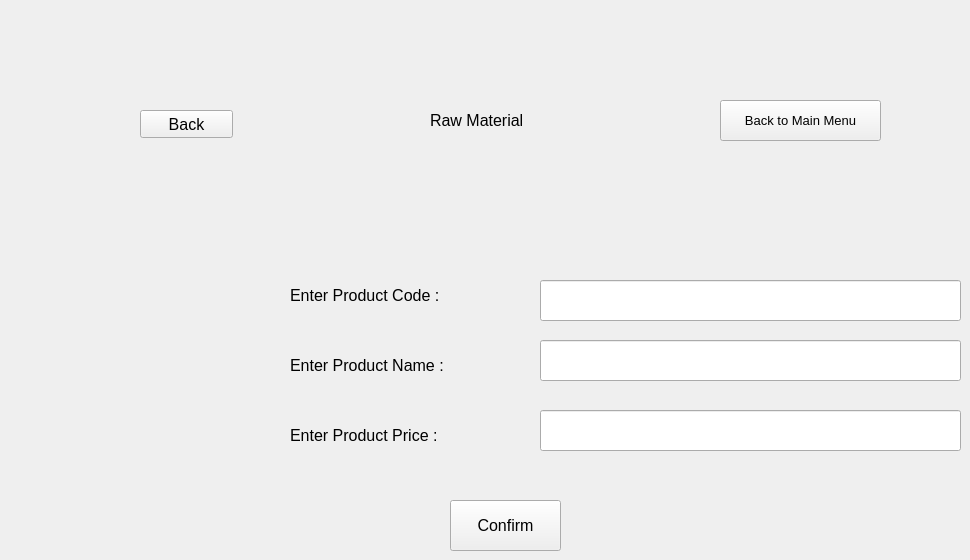
    <widget class="QWidget" name="new_rm_entry">
     <widget class="QLabel" name="label_78">
      <property name="geometry">
       <rect>
        <x>290</x>
        <y>410</y>
        <width>201</width>
        <height>51</height>
       </rect>
      </property>
      <property name="font">
       <font>
        <pointsize>12</pointsize>
       </font>
      </property>
      <property name="text">
       <string>Enter Product Price : </string>
      </property>
     </widget>
     <widget class="QLabel" name="label_4">
      <property name="geometry">
       <rect>
        <x>290</x>
        <y>340</y>
        <width>201</width>
        <height>51</height>
       </rect>
      </property>
      <property name="font">
       <font>
        <pointsize>12</pointsize>
       </font>
      </property>
      <property name="text">
       <string>Enter Product Name : </string>
      </property>
     </widget>
     <widget class="QLabel" name="label_3">
      <property name="geometry">
       <rect>
        <x>430</x>
        <y>100</y>
        <width>151</width>
        <height>41</height>
       </rect>
      </property>
      <property name="font">
       <font>
        <pointsize>12</pointsize>
       </font>
      </property>
      <property name="text">
       <string>Raw Material</string>
      </property>
     </widget>
     <widget class="QLineEdit" name="rm_new_product_code">
      <property name="geometry">
       <rect>
        <x>540</x>
        <y>280</y>
        <width>421</width>
        <height>41</height>
       </rect>
      </property>
      <property name="font">
       <font>
        <pointsize>12</pointsize>
       </font>
      </property>
     </widget>
     <widget class="QLabel" name="label_5">
      <property name="geometry">
       <rect>
        <x>290</x>
        <y>270</y>
        <width>201</width>
        <height>51</height>
       </rect>
      </property>
      <property name="font">
       <font>
        <pointsize>12</pointsize>
       </font>
      </property>
      <property name="text">
       <string>Enter Product Code :</string>
      </property>
     </widget>
     <widget class="QPushButton" name="pushButton">
      <property name="geometry">
       <rect>
        <x>720</x>
        <y>100</y>
        <width>161</width>
        <height>41</height>
       </rect>
      </property>
      <property name="font">
       <font>
        <pointsize>10</pointsize>
       </font>
      </property>
      <property name="text">
       <string>Back to Main Menu</string>
      </property>
     </widget>
     <widget class="QLineEdit" name="rm_new_product_name">
      <property name="geometry">
       <rect>
        <x>540</x>
        <y>340</y>
        <width>421</width>
        <height>41</height>
       </rect>
      </property>
      <property name="font">
       <font>
        <pointsize>12</pointsize>
       </font>
      </property>
     </widget>
     <widget class="QPushButton" name="rm_new_confirm">
      <property name="geometry">
       <rect>
        <x>450</x>
        <y>500</y>
        <width>111</width>
        <height>51</height>
       </rect>
      </property>
      <property name="font">
       <font>
        <pointsize>12</pointsize>
       </font>
      </property>
      <property name="text">
       <string>Confirm</string>
      </property>
     </widget>
     <widget class="QPushButton" name="back_add_rm">
      <property name="geometry">
       <rect>
        <x>140</x>
        <y>110</y>
        <width>93</width>
        <height>28</height>
       </rect>
      </property>
      <property name="font">
       <font>
        <pointsize>12</pointsize>
       </font>
      </property>
      <property name="text">
       <string>Back</string>
      </property>
     </widget>
     <widget class="QLineEdit" name="rm_new_product_price">
      <property name="geometry">
       <rect>
        <x>540</x>
        <y>410</y>
        <width>421</width>
        <height>41</height>
       </rect>
      </property>
      <property name="font">
       <font>
        <pointsize>12</pointsize>
       </font>
      </property>
     </widget>
    </widget>
